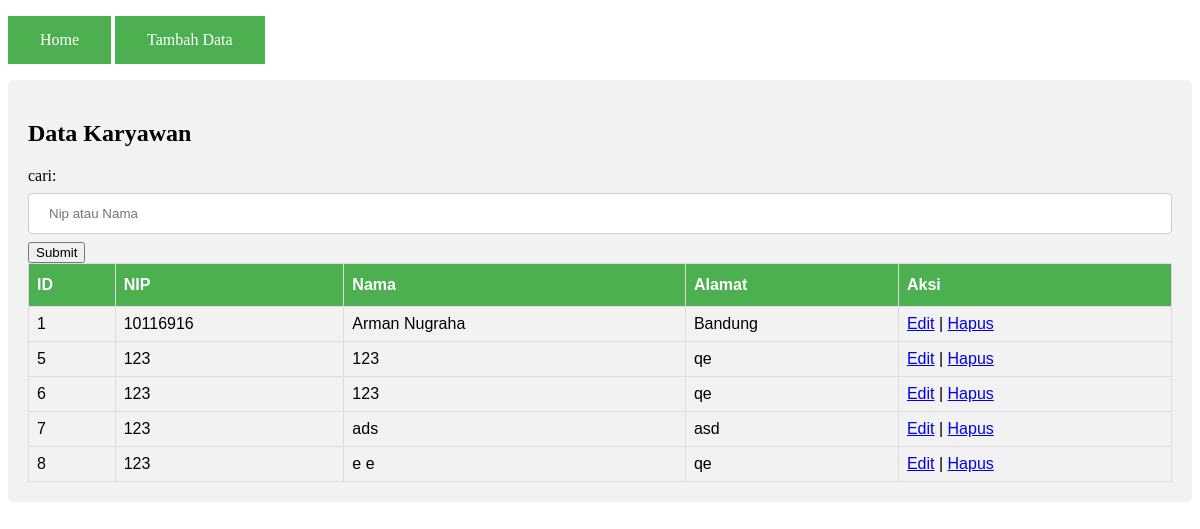
The page / on the database its author committed.
### tables this page shows
CREATE TABLE `karyawan` (
  `id` int(11) NOT NULL,
  `nip` int(11) NOT NULL,
  `nama` varchar(50) NOT NULL,
  `alamat` varchar(100) NOT NULL
);

### index.php (called while the page is built)
<?php
	include("header.php");
	if(isset($_GET['page'])){
		$page=$_GET['page'].".php";
	}
	else {
		$page='views/home/index.php';
	}
	include($page);
	include ("footer.php");
?>

### controller/Controller.php (called while the page is built, shortened)
<?php
	function index($koneksi,$get_value)
	{
        $query =mysqli_query($koneksi,"SELECT * FROM karyawan WHERE nip LIKE '%".$get_value."%' OR nama LIKE '%".$get_value."%' ");
        return $query;
	}
?>

### views/home/index.php (the view, shortened to what this page needs)
<div>
    <h2>Data Karyawan</h2>
    <?php
        $get_value = "";
    ?>
    <form method="get">
        cari:<input type="text"
            name="key"
            placeholder="Nip atau Nama"
            value="<?php echo $get_value; ?>">
        <input type="submit" name="cari">
    </form>
    <?php
        include('connection/connection.php');
        include 'controller/Controller.php';
        $query = index($koneksi,$get_value);
        $cek=mysqli_num_rows($query);
        if ($cek == null) {
            echo "Data Tidak ditemukan";
        }else{
    ?>
    <table border="1" id="tb-karyawan">
        <thead>
            <tr>
                <th>ID</th>
                <th>NIP</th>
                <th>Nama</th>
                <th>Alamat</th>
                <th>Aksi</th>
            </tr>
        </thead>
        <tbody>
    <?php
        while($record =mysqli_fetch_assoc($query)){
    ?>
        <tr>
            <td><?php echo $record['id']; ?></td>
            <td><?php echo $record['nip']; ?></td>
            <td><?php echo $record['nama']; ?></td>
            <td><?php echo $record['alamat']; ?></td>
            <td>
                <a href="index.php?page=views/home/edit&get_id=<?php echo $record['id']; ?>">Edit</a>
                <span> | </span>
                <a href="controller/KaryawanController.php?get_id=<?php echo $record['id']; ?>" OnClick="return confirm('apakah anda ingin menghapusnya?');">Hapus</a>
            </td>
        </tr>
    <?php } } ?>
        </tbody>
    </table>
</div>

### header.php (shortened to what this page needs)
<!DOCTYPE html>
<html lang="en">
    <head>
    </head>
    <body>
        <p>
            <a href="index.php" class="button">Home</a>
            <a href="index.php?page=views/home/create" class="button">Tambah Data</a>
        </p>

### header.php (style rules this page uses)
#tb-karyawan { font-family: "Trebuchet MS", Arial, Helvetica, sans-serif; border-collapse: collapse; width: 100%; }
#tb-karyawan td, #tb-karyawan th { border: 1px solid #ddd; padding: 8px; }
#tb-karyawan tr:nth-child(even) { background-color: #f2f2f2; }
#tb-karyawan th { padding-top: 12px; padding-bottom: 12px; text-align: left; background-color: #4CAF50; color: white; }
input[type=text], select { width: 100%; padding: 12px 20px; margin: 8px 0; display: inline-block; border: 1px solid #ccc; border-radius: 4px; box-sizing: border-box; }
div { border-radius: 5px; background-color: #f2f2f2; padding: 20px; }
.button { background-color: #4CAF50; border: none; color: white; padding: 15px 32px; text-align: center; text-decoration: none; display: inline-block; font-size: 16px; }

### rows shown on the page
karyawan: id "1", nip "10116916", nama "Arman Nugraha", alamat "Bandung"
karyawan: id "5", nip "123", nama "123", alamat "qe"
karyawan: id "6", nip "123", nama "123", alamat "qe"
karyawan: id "7", nip "123", nama "ads", alamat "asd"
karyawan: id "8", nip "123", nama "e e", alamat "qe"
